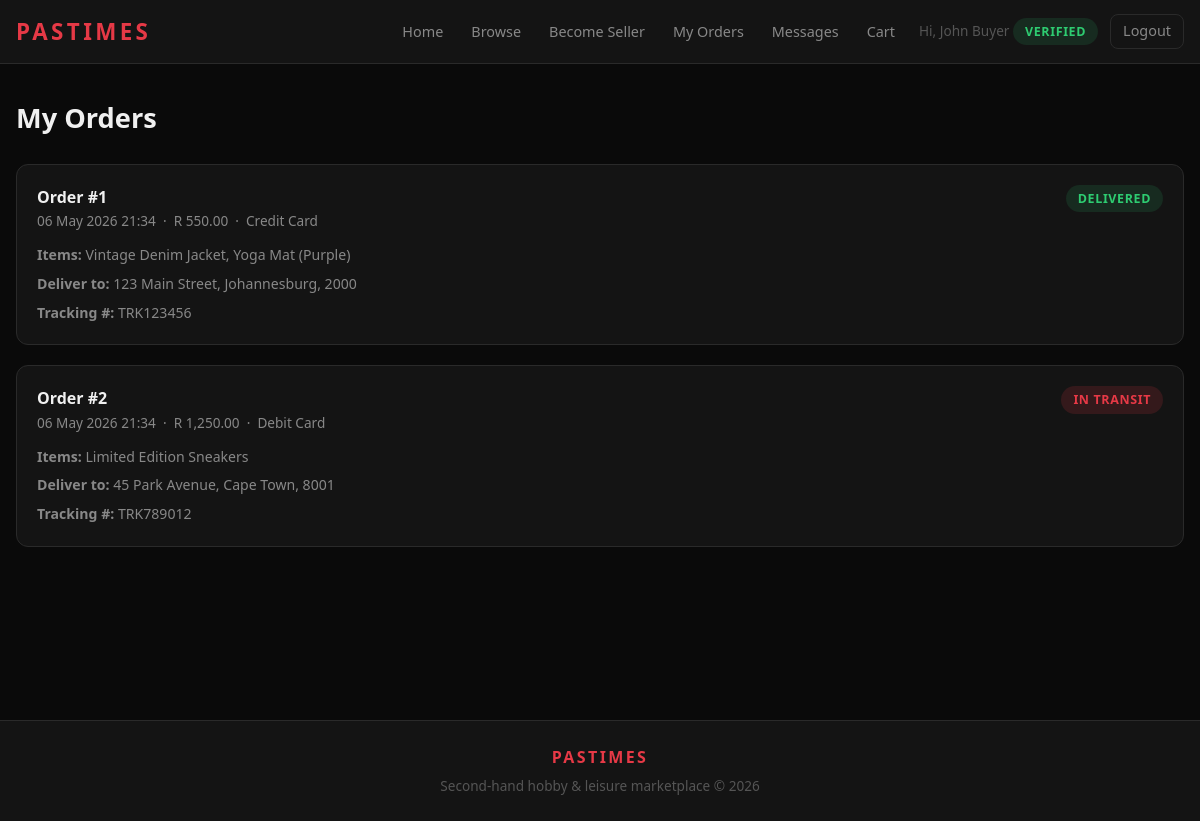
/orders/track.php (signed in), run on the app's committed database.
### tables this page shows
CREATE TABLE orders (
    id               INT           AUTO_INCREMENT PRIMARY KEY,
    buyer_id         INT           NOT NULL,
    total            DECIMAL(10,2) NOT NULL,
    delivery_address TEXT          NOT NULL,
    status           ENUM('Pending','Packed','In Transit','Delivered') NOT NULL DEFAULT 'Pending',
    tracking_number  VARCHAR(100)  NULL,
    payment_method   ENUM('Credit Card','Debit Card') NULL,
    created_at       DATETIME      DEFAULT CURRENT_TIMESTAMP,
    FOREIGN KEY (buyer_id) REFERENCES users(id) ON DELETE RESTRICT,
    INDEX idx_buyer  (buyer_id),
    INDEX idx_status (status)
);

### orders/track.php (the view, shortened to what this page needs)
<?php
require_once __DIR__ . '/../config/db.php';
require_once __DIR__ . '/../includes/functions.php';
$stmt = mysqli_prepare($conn,
    "SELECT o.*, GROUP_CONCAT(p.title SEPARATOR ', ') AS items_summary
     FROM orders o
     LEFT JOIN order_items oi ON o.id = oi.order_id
     LEFT JOIN products p ON oi.product_id = p.id
     WHERE o.buyer_id = ?
     GROUP BY o.id
     ORDER BY o.created_at DESC");
mysqli_stmt_bind_param($stmt, 'i', $_SESSION['user_id']);
mysqli_stmt_execute($stmt);
$orders = mysqli_fetch_all(mysqli_stmt_get_result($stmt), MYSQLI_ASSOC);
require_once __DIR__ . '/../includes/header.php';
?>
<h1 class="page-title">My Orders</h1>
<?php if (empty($orders)): ?>
    <div class="alert alert-error">
        You have not placed any orders yet. <a href="<?php echo BASE_URL; ?>products/index.php">Start shopping</a>
    </div>
<?php else: ?>
    <?php foreach ($orders as $o): ?>
        <div class="order-card">
            <div class="order-header">
                <div>
                    <p class="order-id">Order #<?php echo $o['id']; ?></p>
                    <p class="order-meta">
                        <?php echo date('d M Y H:i', strtotime($o['created_at'])); ?>
                        &nbsp;·&nbsp; R <?php echo number_format($o['total'], 2); ?>
                        &nbsp;·&nbsp; <?php echo h($o['payment_method'] ?? 'N/A'); ?>
                    </p>
                </div>
                <?php echo statusBadge($o['status']); ?>
            </div>
            <p class="text-muted" style="font-size:0.88rem; margin-bottom:0.4rem;">
                <strong>Items:</strong> <?php echo h($o['items_summary'] ?? 'N/A'); ?>
            </p>
            <p class="text-muted" style="font-size:0.88rem; margin-bottom:0.4rem;">
                <strong>Deliver to:</strong> <?php echo h($o['delivery_address']); ?>
            </p>
            <?php if (!empty($o['tracking_number'])): ?>
                <p class="text-muted" style="font-size:0.88rem;">
                    <strong>Tracking #:</strong> <?php echo h($o['tracking_number']); ?>
                </p>
            <?php endif; ?>
        </div>
    <?php endforeach; ?>
<?php endif; ?>
<?php require_once __DIR__ . '/../includes/footer.php'; ?>

### includes/functions.php (shortened to what this page needs)
<?php
function h($str) {
    return htmlspecialchars((string)$str, ENT_QUOTES, 'UTF-8');
}
function statusBadge($status) {
    $map = [
        'Pending'    => 'status-pending',
        'Packed'     => 'status-packed',
        'In Transit' => 'status-transit',
        'Delivered'  => 'status-delivered',
    ];
    $class = $map[$status] ?? 'status-pending';
    return '<span class="status-badge ' . $class . '">' . h($status) . '</span>';
}
function verificationBadge($isVerified) {
    $class = $isVerified ? 'status-delivered' : 'status-pending';
    $label = $isVerified ? 'Verified' : 'Pending approval';
    return '<span class="status-badge ' . $class . '">' . h($label) . '</span>';
}
?>

### assets/css/main.css (style rules this page uses)
:root { --bg: #0a0a0a; --surface: #141414; --surface-2: #1e1e1e; --border: #2a2a2a; --border-light: #333333; --primary: #e63946; --primary-hover:#c1121f; --primary-dim: rgba(230, 57, 70, 0.15); --text: #f0f0f0; --text-muted: #888888; --text-faint: #555555; --success: #2ecc71; --success-bg: rgba(46, 204, 113, 0.12); --danger: #e74c3c; --danger-bg: rgba(231, 76, 60, 0.12); --warning: #f39c12; --warning-bg: rgba(243, 156, 18, 0.12); --info: #3498db; --info-bg: rgba(52, 152, 219, 0.12); --radius: 8px; --radius-lg: 12px; --shadow: 0 4px 24px rgba(0, 0, 0, 0.7); --shadow-sm: 0 2px 8px rgba(0, 0, 0, 0.5); --header-h: 64px; }
*, *::before, *::after { box-sizing: border-box; margin: 0; padding: 0; }
html { scroll-behavior: smooth; }
body { font-family: 'Segoe UI', system-ui, -apple-system, sans-serif; background: var(--bg); color: var(--text); line-height: 1.6; font-size: 15px; }
.page-title { font-size: 1.7rem; font-weight: 700; margin-bottom: 1.5rem; color: var(--text); }
.status-badge { display: inline-block; padding: 0.25rem 0.75rem; border-radius: 100px; font-size: 0.78rem; font-weight: 700; text-transform: uppercase; letter-spacing: 0.05em; }
.status-transit { background: var(--primary-dim); color: var(--primary); }
.status-delivered { background: var(--success-bg); color: var(--success); }
.order-card { background: var(--surface); border: 1px solid var(--border); border-radius: var(--radius-lg); padding: 1.25rem; margin-bottom: 1.25rem; }
.order-header { display: flex; justify-content: space-between; align-items: flex-start; flex-wrap: wrap; gap: 0.75rem; margin-bottom: 0.75rem; }
.order-id { font-weight: 700; font-size: 1rem; }
.order-meta { font-size: 0.85rem; color: var(--text-muted); }
.text-muted { color: var(--text-muted); }

### data on the page
orders: id "1", created_at "06 May 2026 21:34", total "550.00", payment_method "Credit Card", status "DELIVERED", items_summary "Vintage Denim Jacket, Yoga Mat (Purple)", delivery_address "123 Main Street, Johannesburg, 2000", tracking_number "TRK123456"
orders: id "2", created_at "06 May 2026 21:34", total "1,250.00", payment_method "Debit Card", status "IN TRANSIT", items_summary "Limited Edition Sneakers", delivery_address "45 Park Avenue, Cape Town, 8001", tracking_number "TRK789012"

### other printed values
$_SESSION['user_name'] "John Buyer"
$label "VERIFIED"
